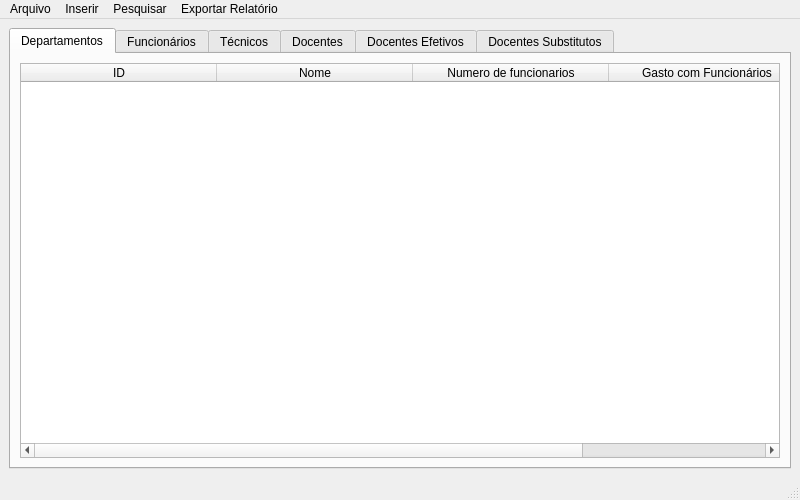
<?xml version="1.0" encoding="UTF-8"?>
<ui version="4.0">
 <class>MainWindow</class>
 <widget class="QMainWindow" name="MainWindow">
  <property name="enabled">
   <bool>true</bool>
  </property>
  <property name="geometry">
   <rect>
    <x>0</x>
    <y>0</y>
    <width>800</width>
    <height>500</height>
   </rect>
  </property>
  <property name="sizePolicy">
   <sizepolicy hsizetype="Expanding" vsizetype="Expanding">
    <horstretch>0</horstretch>
    <verstretch>0</verstretch>
   </sizepolicy>
  </property>
  <property name="windowTitle">
   <string>Universidade</string>
  </property>
  <widget class="QWidget" name="centralwidget">
   <layout class="QVBoxLayout" name="verticalLayout_7">
    <item>
     <widget class="QTabWidget" name="tabWidget">
      <property name="sizePolicy">
       <sizepolicy hsizetype="Expanding" vsizetype="Expanding">
        <horstretch>0</horstretch>
        <verstretch>0</verstretch>
       </sizepolicy>
      </property>
      <property name="sizeIncrement">
       <size>
        <width>0</width>
        <height>0</height>
       </size>
      </property>
      <property name="currentIndex">
       <number>0</number>
      </property>
      <widget class="QWidget" name="departamentos">
       <attribute name="title">
        <string>Departamentos</string>
       </attribute>
       <layout class="QVBoxLayout" name="verticalLayout_2">
        <item>
         <widget class="QTableWidget" name="tableWidget_2">
          <attribute name="horizontalHeaderDefaultSectionSize">
           <number>196</number>
          </attribute>
          <column>
           <property name="text">
            <string>ID</string>
           </property>
          </column>
          <column>
           <property name="text">
            <string>Nome</string>
           </property>
          </column>
          <column>
           <property name="text">
            <string>Numero de funcionarios</string>
           </property>
          </column>
          <column>
           <property name="text">
            <string>Gasto com Funcionários</string>
           </property>
          </column>
         </widget>
        </item>
       </layout>
      </widget>
      <widget class="QWidget" name="funcionarios">
       <attribute name="title">
        <string>Funcionários</string>
       </attribute>
       <layout class="QVBoxLayout" name="verticalLayout">
        <item>
         <widget class="QTableWidget" name="tableWidget_3">
          <attribute name="horizontalHeaderDefaultSectionSize">
           <number>196</number>
          </attribute>
          <column>
           <property name="text">
            <string>ID</string>
           </property>
          </column>
          <column>
           <property name="text">
            <string>Nome</string>
           </property>
          </column>
          <column>
           <property name="text">
            <string>Salário</string>
           </property>
          </column>
          <column>
           <property name="text">
            <string>Nível</string>
           </property>
          </column>
          <column>
           <property name="text">
            <string>Departamento</string>
           </property>
          </column>
         </widget>
        </item>
       </layout>
      </widget>
      <widget class="QWidget" name="tecnicos">
       <attribute name="title">
        <string>Técnicos</string>
       </attribute>
       <layout class="QVBoxLayout" name="verticalLayout_4">
        <item>
         <widget class="QTableWidget" name="tableWidget_4">
          <attribute name="horizontalHeaderDefaultSectionSize">
           <number>196</number>
          </attribute>
          <column>
           <property name="text">
            <string>ID</string>
           </property>
          </column>
          <column>
           <property name="text">
            <string>Nome</string>
           </property>
          </column>
          <column>
           <property name="text">
            <string>Função</string>
           </property>
          </column>
          <column>
           <property name="text">
            <string>Salário</string>
           </property>
          </column>
          <column>
           <property name="text">
            <string>Nível</string>
           </property>
          </column>
          <column>
           <property name="text">
            <string>Departamento</string>
           </property>
          </column>
         </widget>
        </item>
       </layout>
      </widget>
      <widget class="QWidget" name="docentes">
       <attribute name="title">
        <string>Docentes</string>
       </attribute>
       <layout class="QVBoxLayout" name="verticalLayout_3">
        <item>
         <widget class="QTableWidget" name="tableWidget_7">
          <attribute name="horizontalHeaderDefaultSectionSize">
           <number>196</number>
          </attribute>
          <column>
           <property name="text">
            <string>ID</string>
           </property>
          </column>
          <column>
           <property name="text">
            <string>Nome</string>
           </property>
          </column>
          <column>
           <property name="text">
            <string>Titulação</string>
           </property>
          </column>
          <column>
           <property name="text">
            <string>Salário</string>
           </property>
          </column>
          <column>
           <property name="text">
            <string>Nível</string>
           </property>
          </column>
          <column>
           <property name="text">
            <string>Departamento</string>
           </property>
          </column>
         </widget>
        </item>
       </layout>
      </widget>
      <widget class="QWidget" name="docentesEf">
       <attribute name="title">
        <string>Docentes Efetivos</string>
       </attribute>
       <layout class="QVBoxLayout" name="verticalLayout_5">
        <item>
         <widget class="QTableWidget" name="tableWidget_5">
          <attribute name="horizontalHeaderDefaultSectionSize">
           <number>196</number>
          </attribute>
          <column>
           <property name="text">
            <string>ID</string>
           </property>
          </column>
          <column>
           <property name="text">
            <string>Nome</string>
           </property>
          </column>
          <column>
           <property name="text">
            <string>Titulação</string>
           </property>
          </column>
          <column>
           <property name="text">
            <string>Área</string>
           </property>
          </column>
          <column>
           <property name="text">
            <string>Salário</string>
           </property>
          </column>
          <column>
           <property name="text">
            <string>Nível</string>
           </property>
          </column>
          <column>
           <property name="text">
            <string>Departamento</string>
           </property>
          </column>
         </widget>
        </item>
       </layout>
      </widget>
      <widget class="QWidget" name="docentesSub">
       <attribute name="title">
        <string>Docentes Substitutos</string>
       </attribute>
       <layout class="QVBoxLayout" name="verticalLayout_6">
        <item>
         <widget class="QTableWidget" name="tableWidget_6">
          <attribute name="horizontalHeaderDefaultSectionSize">
           <number>196</number>
          </attribute>
          <column>
           <property name="text">
            <string>ID</string>
           </property>
          </column>
          <column>
           <property name="text">
            <string>Nome</string>
           </property>
          </column>
          <column>
           <property name="text">
            <string>Titulação</string>
           </property>
          </column>
          <column>
           <property name="text">
            <string>Carga Horária</string>
           </property>
          </column>
          <column>
           <property name="text">
            <string>Salário</string>
           </property>
          </column>
          <column>
           <property name="text">
            <string>Nível</string>
           </property>
          </column>
          <column>
           <property name="text">
            <string>Departamento</string>
           </property>
          </column>
         </widget>
        </item>
       </layout>
      </widget>
     </widget>
    </item>
   </layout>
  </widget>
  <widget class="QMenuBar" name="menubar">
   <property name="geometry">
    <rect>
     <x>0</x>
     <y>0</y>
     <width>800</width>
     <height>30</height>
    </rect>
   </property>
   <widget class="QMenu" name="menuArquivo">
    <property name="title">
     <string>Arquivo</string>
    </property>
    <addaction name="actionSalvar"/>
    <addaction name="actionAbrir"/>
   </widget>
   <widget class="QMenu" name="menuInserir">
    <property name="title">
     <string>Inserir</string>
    </property>
    <widget class="QMenu" name="menuFuncion_rio">
     <property name="title">
      <string>Funcionário</string>
     </property>
     <widget class="QMenu" name="menuDocente_2">
      <property name="title">
       <string>Docente</string>
      </property>
      <addaction name="actionEfetivo_2"/>
      <addaction name="actionSubstituto_2"/>
     </widget>
     <addaction name="actionTecnico"/>
     <addaction name="menuDocente_2"/>
    </widget>
    <addaction name="actionNovo_Departamento"/>
    <addaction name="menuFuncion_rio"/>
   </widget>
   <widget class="QMenu" name="menuExportar_Relat_rio">
    <property name="title">
     <string>Exportar Relatório</string>
    </property>
    <widget class="QMenu" name="menuDepartamentos">
     <property name="title">
      <string>Departamentos</string>
     </property>
     <addaction name="actionGeral_2"/>
     <addaction name="actionGasto_em_faixa_especifica"/>
    </widget>
    <widget class="QMenu" name="menuFuncion_rios">
     <property name="title">
      <string>Funcionários</string>
     </property>
     <widget class="QMenu" name="menuDocentes">
      <property name="title">
       <string>Docentes</string>
      </property>
      <addaction name="actionGeral_4"/>
      <addaction name="actionEfetivos"/>
      <addaction name="actionSubstitutos"/>
     </widget>
     <addaction name="actionGeral_3"/>
     <addaction name="actionSalario_especifico"/>
     <addaction name="actionTecnicos"/>
     <addaction name="menuDocentes"/>
    </widget>
    <addaction name="actionGeral"/>
    <addaction name="menuDepartamentos"/>
    <addaction name="menuFuncion_rios"/>
   </widget>
   <widget class="QMenu" name="menuPesquisar">
    <property name="title">
     <string>Pesquisar</string>
    </property>
    <widget class="QMenu" name="menuFuncion_rio_por_ID">
     <property name="title">
      <string>Funcionário</string>
     </property>
     <addaction name="actionPor_ID_2"/>
     <addaction name="actionPor_nome"/>
    </widget>
    <widget class="QMenu" name="menuDepartamento_por_ID">
     <property name="title">
      <string>Departamento</string>
     </property>
     <addaction name="actionPor_ID"/>
     <addaction name="actionPor_nome_2"/>
    </widget>
    <addaction name="menuDepartamento_por_ID"/>
    <addaction name="menuFuncion_rio_por_ID"/>
   </widget>
   <addaction name="menuArquivo"/>
   <addaction name="menuInserir"/>
   <addaction name="menuPesquisar"/>
   <addaction name="menuExportar_Relat_rio"/>
  </widget>
  <widget class="QStatusBar" name="statusbar"/>
  <action name="actionSalvar">
   <property name="text">
    <string>Salvar</string>
   </property>
  </action>
  <action name="actionAbrir">
   <property name="text">
    <string>Abrir</string>
   </property>
  </action>
  <action name="actionNovo_Departamento">
   <property name="text">
    <string>Departamento</string>
   </property>
  </action>
  <action name="actionDocente_Efetivo">
   <property name="text">
    <string>Técnico</string>
   </property>
  </action>
  <action name="actionFuncion_rio_2">
   <property name="text">
    <string>Departamento (por nome)</string>
   </property>
  </action>
  <action name="actionDocente_Substituto_2">
   <property name="text">
    <string>Funcionário (por nome)</string>
   </property>
  </action>
  <action name="actionGeral">
   <property name="text">
    <string>Geral</string>
   </property>
  </action>
  <action name="actionT_cnico">
   <property name="text">
    <string>Docente Substituto</string>
   </property>
  </action>
  <action name="actionDocente_Substituto_3">
   <property name="text">
    <string>Docente Substituto</string>
   </property>
  </action>
  <action name="actionDepartamentos_por_gasto">
   <property name="text">
    <string>Departamentos (por gasto)</string>
   </property>
  </action>
  <action name="actionFuncion_rios_por_sal_rio">
   <property name="text">
    <string>Funcionários (por salário)</string>
   </property>
  </action>
  <action name="actionT_cnicos">
   <property name="text">
    <string>Técnicos</string>
   </property>
  </action>
  <action name="actionDocentes">
   <property name="text">
    <string>Docentes</string>
   </property>
  </action>
  <action name="actionDocentes_Efetivos">
   <property name="text">
    <string>Docentes Efetivos</string>
   </property>
  </action>
  <action name="actionDocentes_Substitutos">
   <property name="text">
    <string>Docentes Substitutos</string>
   </property>
  </action>
  <action name="actionDepartamento_por_ID">
   <property name="text">
    <string>Departamento (por ID)</string>
   </property>
  </action>
  <action name="actionDepartamento_por_nome">
   <property name="text">
    <string>Departamento (por nome)</string>
   </property>
  </action>
  <action name="actionFuncion_rio_por_ID">
   <property name="text">
    <string>Funcionário (por ID)</string>
   </property>
  </action>
  <action name="actionFuncion_rio_por_nome">
   <property name="text">
    <string>Funcionário (por nome)</string>
   </property>
  </action>
  <action name="actionPor_ID">
   <property name="text">
    <string>Por ID</string>
   </property>
  </action>
  <action name="actionPor_ID_2">
   <property name="text">
    <string>Por ID</string>
   </property>
  </action>
  <action name="actionPor_nome">
   <property name="text">
    <string>Por nome</string>
   </property>
  </action>
  <action name="actionPor_nome_2">
   <property name="text">
    <string>Por nome</string>
   </property>
  </action>
  <action name="actionEfetivo">
   <property name="text">
    <string>Efetivo</string>
   </property>
  </action>
  <action name="actionSubstituto">
   <property name="text">
    <string>Substituto</string>
   </property>
  </action>
  <action name="actionGeral_2">
   <property name="text">
    <string>Geral</string>
   </property>
  </action>
  <action name="actionGasto_em_faixa_especifica">
   <property name="text">
    <string>Gasto em faixa especifica</string>
   </property>
  </action>
  <action name="actionGeral_3">
   <property name="text">
    <string>Geral</string>
   </property>
  </action>
  <action name="actionSalario_especifico">
   <property name="text">
    <string>Salario especifico</string>
   </property>
  </action>
  <action name="actionTecnicos">
   <property name="text">
    <string>Tecnicos</string>
   </property>
  </action>
  <action name="actionGeral_4">
   <property name="text">
    <string>Geral</string>
   </property>
  </action>
  <action name="actionEfetivos">
   <property name="text">
    <string>Efetivos</string>
   </property>
  </action>
  <action name="actionSubstitutos">
   <property name="text">
    <string>Substitutos</string>
   </property>
  </action>
  <action name="actionTecnico">
   <property name="text">
    <string>Tecnico</string>
   </property>
  </action>
  <action name="actionEfetivo_2">
   <property name="text">
    <string>Efetivo</string>
   </property>
  </action>
  <action name="actionSubstituto_2">
   <property name="text">
    <string>Substituto</string>
   </property>
  </action>
 </widget>
 <resources/>
 <connections/>
</ui>
